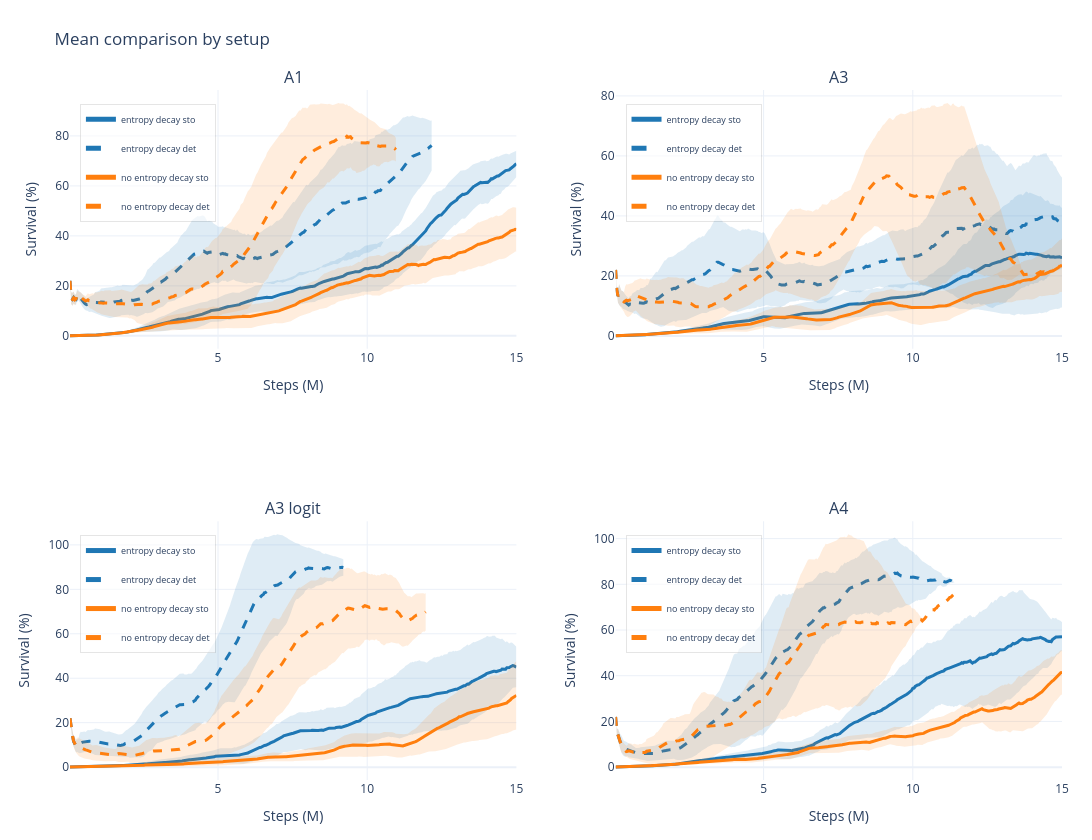

This figure's notebook cell:
### Code cell
# Generic averaged curves in subplots.
# Pass exact prefixes when a setup does not follow the same naming pattern.
mean_groups = {
    "A1": mean_curves_from_prefixes(
        "noval20_mlp_a1_entropy_decay",
        "noval20_mlp_a1_no_entropy_decay",
    ),
    "A3": mean_curves_from_prefixes(
        "noval20_mlp_a3_entropy_decay",
        "noval20_mlp_a3_no_entropy_decay",
    ),
    "A3 logit": mean_curves_from_prefixes(
        "noval20_mlp_a3_logit_decay",
        "noval20_mlp_a3_logit_no_entropy_decay",
    ),
    "A4": mean_curves_from_prefixes(
        "noval20_mlp_a4_entropy_decay",
        "noval20_mlp_a4_no_entropy_decay",
        seeds=(1, 2),
    ),
}

plot_run_mean_groups(
    mean_groups,
    split="test",
    smooth=50,
    title="Mean comparison by setup",
    ncols=2,
)

### Figure 1 — Plotly figure (JSON) as saved in the notebook; plotly's stock layout.template omitted (floating-point values rounded to 4 significant figures; data arrays with more than 128 entries replaced by an {"elided": "..."} marker saying what was removed)
{"data": [{"fill": "toself", "fillcolor": "rgba(31,119,180,0.14)", "hoverinfo": "skip", "legend": "legend", "legendgroup": "mean_subplot1:entropy decay sto", "line": {"color": "rgba(0,0,0,0)", "width": 0}, "mode": "lines", "name": "entropy decay sto std", "showlegend": false, "type": "scatter", "x": {"elided": "750 float values"}, "xaxis": "x", "y": {"elided": "750 float values"}, "yaxis": "y"}, {"customdata": {"elided": "375 int values"}, "hovertemplate": "<b>entropy decay sto</b><br>metric: test/charts/episodic_survival<br>runs at step: %{customdata}<br>step: %{x:.2f}M<br>mean: %{y:.3f}<extra></extra>", "legend": "legend", "legendgroup": "mean_subplot1:entropy decay sto", "line": {"color": "#1f77b4", "dash": "solid", "width": 3}, "mode": "lines", "name": "entropy decay sto", "opacity": 1, "showlegend": true, "type": "scatter", "x": {"elided": "375 float values"}, "xaxis": "x", "y": {"elided": "375 float values"}, "yaxis": "y"}, {"fill": "toself", "fillcolor": "rgba(31,119,180,0.14)", "hoverinfo": "skip", "legend": "legend", "legendgroup": "mean_subplot1:entropy decay det", "line": {"color": "rgba(0,0,0,0)", "width": 0}, "mode": "lines", "name": "entropy decay det std", "showlegend": false, "type": "scatter", "x": {"elided": "608 float values"}, "xaxis": "x", "y": {"elided": "608 float values"}, "yaxis": "y"}, {"customdata": {"elided": "304 int values"}, "hovertemplate": "<b>entropy decay det</b><br>metric: test/charts/episodic_survival<br>runs at step: %{customdata}<br>step: %{x:.2f}M<br>mean: %{y:.3f}<extra></extra>", "legend": "legend", "legendgroup": "mean_subplot1:entropy decay det", "line": {"color": "#1f77b4", "dash": "dash", "width": 3}, "mode": "lines", "name": "entropy decay det", "opacity": 1, "showlegend": true, "type": "scatter", "x": {"elided": "304 float values"}, "xaxis": "x", "y": {"elided": "304 float values"}, "yaxis": "y"}, {"fill": "toself", "fillcolor": "rgba(255,127,14,0.14)", "hoverinfo": "skip", "legend": "legend", "legendgroup": "mean_subplot1:no entropy decay sto", "line": {"color": "rgba(0,0,0,0)", "width": 0}, "mode": "lines", "name": "no entropy decay sto std", "showlegend": false, "type": "scatter", "x": {"elided": "750 float values"}, "xaxis": "x", "y": {"elided": "750 float values"}, "yaxis": "y"}, {"customdata": {"elided": "375 int values"}, "hovertemplate": "<b>no entropy decay sto</b><br>metric: test/charts/episodic_survival<br>runs at step: %{customdata}<br>step: %{x:.2f}M<br>mean: %{y:.3f}<extra></extra>", "legend": "legend", "legendgroup": "mean_subplot1:no entropy decay sto", "line": {"color": "#ff7f0e", "dash": "solid", "width": 3}, "mode": "lines", "name": "no entropy decay sto", "opacity": 1, "showlegend": true, "type": "scatter", "x": {"elided": "375 float values"}, "xaxis": "x", "y": {"elided": "375 float values"}, "yaxis": "y"}, {"fill": "toself", "fillcolor": "rgba(255,127,14,0.14)", "hoverinfo": "skip", "legend": "legend", "legendgroup": "mean_subplot1:no entropy decay det", "line": {"color": "rgba(0,0,0,0)", "width": 0}, "mode": "lines", "name": "no entropy decay det std", "showlegend": false, "type": "scatter", "x": {"elided": "548 float values"}, "xaxis": "x", "y": {"elided": "548 float values"}, "yaxis": "y"}, {"customdata": {"elided": "274 int values"}, "hovertemplate": "<b>no entropy decay det</b><br>metric: test/charts/episodic_survival<br>runs at step: %{customdata}<br>step: %{x:.2f}M<br>mean: %{y:.3f}<extra></extra>", "legend": "legend", "legendgroup": "mean_subplot1:no entropy decay det", "line": {"color": "#ff7f0e", "dash": "dash", "width": 3}, "mode": "lines", "name": "no entropy decay det", "opacity": 1, "showlegend": true, "type": "scatter", "x": {"elided": "274 float values"}, "xaxis": "x", "y": {"elided": "274 float values"}, "yaxis": "y"}, {"fill": "toself", "fillcolor": "rgba(31,119,180,0.14)", "hoverinfo": "skip", "legend": "legend2", "legendgroup": "mean_subplot2:entropy decay sto", "line": {"color": "rgba(0,0,0,0)", "width": 0}, "mode": "lines", "name": "entropy decay sto std", "showlegend": false, "type": "scatter", "x": {"elided": "750 float values"}, "xaxis": "x2", "y": {"elided": "750 float values"}, "yaxis": "y2"}, {"customdata": {"elided": "375 int values"}, "hovertemplate": "<b>entropy decay sto</b><br>metric: test/charts/episodic_survival<br>runs at step: %{customdata}<br>step: %{x:.2f}M<br>mean: %{y:.3f}<extra></extra>", "legend": "legend2", "legendgroup": "mean_subplot2:entropy decay sto", "line": {"color": "#1f77b4", "dash": "solid", "width": 3}, "mode": "lines", "name": "entropy decay sto", "opacity": 1, "showlegend": true, "type": "scatter", "x": {"elided": "375 float values"}, "xaxis": "x2", "y": {"elided": "375 float values"}, "yaxis": "y2"}, {"fill": "toself", "fillcolor": "rgba(31,119,180,0.14)", "hoverinfo": "skip", "legend": "legend2", "legendgroup": "mean_subplot2:entropy decay det", "line": {"color": "rgba(0,0,0,0)", "width": 0}, "mode": "lines", "name": "entropy decay det std", "showlegend": false, "type": "scatter", "x": {"elided": "750 float values"}, "xaxis": "x2", "y": {"elided": "750 float values"}, "yaxis": "y2"}, {"customdata": {"elided": "375 int values"}, "hovertemplate": "<b>entropy decay det</b><br>metric: test/charts/episodic_survival<br>runs at step: %{customdata}<br>step: %{x:.2f}M<br>mean: %{y:.3f}<extra></extra>", "legend": "legend2", "legendgroup": "mean_subplot2:entropy decay det", "line": {"color": "#1f77b4", "dash": "dash", "width": 3}, "mode": "lines", "name": "entropy decay det", "opacity": 1, "showlegend": true, "type": "scatter", "x": {"elided": "375 float values"}, "xaxis": "x2", "y": {"elided": "375 float values"}, "yaxis": "y2"}, {"fill": "toself", "fillcolor": "rgba(255,127,14,0.14)", "hoverinfo": "skip", "legend": "legend2", "legendgroup": "mean_subplot2:no entropy decay sto", "line": {"color": "rgba(0,0,0,0)", "width": 0}, "mode": "lines", "name": "no entropy decay sto std", "showlegend": false, "type": "scatter", "x": {"elided": "750 float values"}, "xaxis": "x2", "y": {"elided": "750 float values"}, "yaxis": "y2"}, {"customdata": {"elided": "375 int values"}, "hovertemplate": "<b>no entropy decay sto</b><br>metric: test/charts/episodic_survival<br>runs at step: %{customdata}<br>step: %{x:.2f}M<br>mean: %{y:.3f}<extra></extra>", "legend": "legend2", "legendgroup": "mean_subplot2:no entropy decay sto", "line": {"color": "#ff7f0e", "dash": "solid", "width": 3}, "mode": "lines", "name": "no entropy decay sto", "opacity": 1, "showlegend": true, "type": "scatter", "x": {"elided": "375 float values"}, "xaxis": "x2", "y": {"elided": "375 float values"}, "yaxis": "y2"}, {"fill": "toself", "fillcolor": "rgba(255,127,14,0.14)", "hoverinfo": "skip", "legend": "legend2", "legendgroup": "mean_subplot2:no entropy decay det", "line": {"color": "rgba(0,0,0,0)", "width": 0}, "mode": "lines", "name": "no entropy decay det std", "showlegend": false, "type": "scatter", "x": {"elided": "734 float values"}, "xaxis": "x2", "y": {"elided": "734 float values"}, "yaxis": "y2"}, {"customdata": {"elided": "367 int values"}, "hovertemplate": "<b>no entropy decay det</b><br>metric: test/charts/episodic_survival<br>runs at step: %{customdata}<br>step: %{x:.2f}M<br>mean: %{y:.3f}<extra></extra>", "legend": "legend2", "legendgroup": "mean_subplot2:no entropy decay det", "line": {"color": "#ff7f0e", "dash": "dash", "width": 3}, "mode": "lines", "name": "no entropy decay det", "opacity": 1, "showlegend": true, "type": "scatter", "x": {"elided": "367 float values"}, "xaxis": "x2", "y": {"elided": "367 float values"}, "yaxis": "y2"}, {"fill": "toself", "fillcolor": "rgba(31,119,180,0.14)", "hoverinfo": "skip", "legend": "legend3", "legendgroup": "mean_subplot3:entropy decay sto", "line": {"color": "rgba(0,0,0,0)", "width": 0}, "mode": "lines", "name": "entropy decay sto std", "showlegend": false, "type": "scatter", "x": {"elided": "750 float values"}, "xaxis": "x3", "y": {"elided": "750 float values"}, "yaxis": "y3"}, {"customdata": {"elided": "375 int values"}, "hovertemplate": "<b>entropy decay sto</b><br>metric: test/charts/episodic_survival<br>runs at step: %{customdata}<br>step: %{x:.2f}M<br>mean: %{y:.3f}<extra></extra>", "legend": "legend3", "legendgroup": "mean_subplot3:entropy decay sto", "line": {"color": "#1f77b4", "dash": "solid", "width": 3}, "mode": "lines", "name": "entropy decay sto", "opacity": 1, "showlegend": true, "type": "scatter", "x": {"elided": "375 float values"}, "xaxis": "x3", "y": {"elided": "375 float values"}, "yaxis": "y3"}, {"fill": "toself", "fillcolor": "rgba(31,119,180,0.14)", "hoverinfo": "skip", "legend": "legend3", "legendgroup": "mean_subplot3:entropy decay det", "line": {"color": "rgba(0,0,0,0)", "width": 0}, "mode": "lines", "name": "entropy decay det std", "showlegend": false, "type": "scatter", "x": {"elided": "460 float values"}, "xaxis": "x3", "y": {"elided": "460 float values"}, "yaxis": "y3"}, {"customdata": {"elided": "230 int values"}, "hovertemplate": "<b>entropy decay det</b><br>metric: test/charts/episodic_survival<br>runs at step: %{customdata}<br>step: %{x:.2f}M<br>mean: %{y:.3f}<extra></extra>", "legend": "legend3", "legendgroup": "mean_subplot3:entropy decay det", "line": {"color": "#1f77b4", "dash": "dash", "width": 3}, "mode": "lines", "name": "entropy decay det", "opacity": 1, "showlegend": true, "type": "scatter", "x": {"elided": "230 float values"}, "xaxis": "x3", "y": {"elided": "230 float values"}, "yaxis": "y3"}, {"fill": "toself", "fillcolor": "rgba(255,127,14,0.14)", "hoverinfo": "skip", "legend": "legend3", "legendgroup": "mean_subplot3:no entropy decay sto", "line": {"color": "rgba(0,0,0,0)", "width": 0}, "mode": "lines", "name": "no entropy decay sto std", "showlegend": false, "type": "scatter", "x": {"elided": "750 float values"}, "xaxis": "x3", "y": {"elided": "750 float values"}, "yaxis": "y3"}, {"customdata": {"elided": "375 int values"}, "hovertemplate": "<b>no entropy decay sto</b><br>metric: test/charts/episodic_survival<br>runs at step: %{customdata}<br>step: %{x:.2f}M<br>mean: %{y:.3f}<extra></extra>", "legend": "legend3", "legendgroup": "mean_subplot3:no entropy decay sto", "line": {"color": "#ff7f0e", "dash": "solid", "width": 3}, "mode": "lines", "name": "no entropy decay sto", "opacity": 1, "showlegend": true, "type": "scatter", "x": {"elided": "375 float values"}, "xaxis": "x3", "y": {"elided": "375 float values"}, "yaxis": "y3"}, {"fill": "toself", "fillcolor": "rgba(255,127,14,0.14)", "hoverinfo": "skip", "legend": "legend3", "legendgroup": "mean_subplot3:no entropy decay det", "line": {"color": "rgba(0,0,0,0)", "width": 0}, "mode": "lines", "name": "no entropy decay det std", "showlegend": false, "type": "scatter", "x": {"elided": "598 float values"}, "xaxis": "x3", "y": {"elided": "598 float values"}, "yaxis": "y3"}, {"customdata": {"elided": "299 int values"}, "hovertemplate": "<b>no entropy decay det</b><br>metric: test/charts/episodic_survival<br>runs at step: %{customdata}<br>step: %{x:.2f}M<br>mean: %{y:.3f}<extra></extra>", "legend": "legend3", "legendgroup": "mean_subplot3:no entropy decay det", "line": {"color": "#ff7f0e", "dash": "dash", "width": 3}, "mode": "lines", "name": "no entropy decay det", "opacity": 1, "showlegend": true, "type": "scatter", "x": {"elided": "299 float values"}, "xaxis": "x3", "y": {"elided": "299 float values"}, "yaxis": "y3"}, {"fill": "toself", "fillcolor": "rgba(31,119,180,0.14)", "hoverinfo": "skip", "legend": "legend4", "legendgroup": "mean_subplot4:entropy decay sto", "line": {"color": "rgba(0,0,0,0)", "width": 0}, "mode": "lines", "name": "entropy decay sto std", "showlegend": false, "type": "scatter", "x": {"elided": "750 float values"}, "xaxis": "x4", "y": {"elided": "750 float values"}, "yaxis": "y4"}, {"customdata": {"elided": "375 int values"}, "hovertemplate": "<b>entropy decay sto</b><br>metric: test/charts/episodic_survival<br>runs at step: %{customdata}<br>step: %{x:.2f}M<br>mean: %{y:.3f}<extra></extra>", "legend": "legend4", "legendgroup": "mean_subplot4:entropy decay sto", "line": {"color": "#1f77b4", "dash": "solid", "width": 3}, "mode": "lines", "name": "entropy decay sto", "opacity": 1, "showlegend": true, "type": "scatter", "x": {"elided": "375 float values"}, "xaxis": "x4", "y": {"elided": "375 float values"}, "yaxis": "y4"}, {"fill": "toself", "fillcolor": "rgba(31,119,180,0.14)", "hoverinfo": "skip", "legend": "legend4", "legendgroup": "mean_subplot4:entropy decay det", "line": {"color": "rgba(0,0,0,0)", "width": 0}, "mode": "lines", "name": "entropy decay det std", "showlegend": false, "type": "scatter", "x": {"elided": "570 float values"}, "xaxis": "x4", "y": {"elided": "570 float values"}, "yaxis": "y4"}, {"customdata": {"elided": "285 int values"}, "hovertemplate": "<b>entropy decay det</b><br>metric: test/charts/episodic_survival<br>runs at step: %{customdata}<br>step: %{x:.2f}M<br>mean: %{y:.3f}<extra></extra>", "legend": "legend4", "legendgroup": "mean_subplot4:entropy decay det", "line": {"color": "#1f77b4", "dash": "dash", "width": 3}, "mode": "lines", "name": "entropy decay det", "opacity": 1, "showlegend": true, "type": "scatter", "x": {"elided": "285 float values"}, "xaxis": "x4", "y": {"elided": "285 float values"}, "yaxis": "y4"}, {"fill": "toself", "fillcolor": "rgba(255,127,14,0.14)", "hoverinfo": "skip", "legend": "legend4", "legendgroup": "mean_subplot4:no entropy decay sto", "line": {"color": "rgba(0,0,0,0)", "width": 0}, "mode": "lines", "name": "no entropy decay sto std", "showlegend": false, "type": "scatter", "x": {"elided": "750 float values"}, "xaxis": "x4", "y": {"elided": "750 float values"}, "yaxis": "y4"}, {"customdata": {"elided": "375 int values"}, "hovertemplate": "<b>no entropy decay sto</b><br>metric: test/charts/episodic_survival<br>runs at step: %{customdata}<br>step: %{x:.2f}M<br>mean: %{y:.3f}<extra></extra>", "legend": "legend4", "legendgroup": "mean_subplot4:no entropy decay sto", "line": {"color": "#ff7f0e", "dash": "solid", "width": 3}, "mode": "lines", "name": "no entropy decay sto", "opacity": 1, "showlegend": true, "type": "scatter", "x": {"elided": "375 float values"}, "xaxis": "x4", "y": {"elided": "375 float values"}, "yaxis": "y4"}, {"fill": "toself", "fillcolor": "rgba(255,127,14,0.14)", "hoverinfo": "skip", "legend": "legend4", "legendgroup": "mean_subplot4:no entropy decay det", "line": {"color": "rgba(0,0,0,0)", "width": 0}, "mode": "lines", "name": "no entropy decay det std", "showlegend": false, "type": "scatter", "x": {"elided": "572 float values"}, "xaxis": "x4", "y": {"elided": "572 float values"}, "yaxis": "y4"}, {"customdata": {"elided": "286 int values"}, "hovertemplate": "<b>no entropy decay det</b><br>metric: test/charts/episodic_survival<br>runs at step: %{customdata}<br>step: %{x:.2f}M<br>mean: %{y:.3f}<extra></extra>", "legend": "legend4", "legendgroup": "mean_subplot4:no entropy decay det", "line": {"color": "#ff7f0e", "dash": "dash", "width": 3}, "mode": "lines", "name": "no entropy decay det", "opacity": 1, "showlegend": true, "type": "scatter", "x": {"elided": "286 float values"}, "xaxis": "x4", "y": {"elided": "286 float values"}, "yaxis": "y4"}], "layout": {"annotations": [{"font": {"size": 16}, "showarrow": false, "text": "A1", "x": 0.225, "xanchor": "center", "xref": "paper", "y": 1, "yanchor": "bottom", "yref": "paper"}, {"font": {"size": 16}, "showarrow": false, "text": "A3", "x": 0.775, "xanchor": "center", "xref": "paper", "y": 1, "yanchor": "bottom", "yref": "paper"}, {"font": {"size": 16}, "showarrow": false, "text": "A3 logit", "x": 0.225, "xanchor": "center", "xref": "paper", "y": 0.375, "yanchor": "bottom", "yref": "paper"}, {"font": {"size": 16}, "showarrow": false, "text": "A4", "x": 0.775, "xanchor": "center", "xref": "paper", "y": 0.375, "yanchor": "bottom", "yref": "paper"}], "height": 840, "hovermode": "x unified", "legend": {"bgcolor": "rgba(255,255,255,0.62)", "bordercolor": "rgba(0,0,0,0.10)", "borderwidth": 1, "font": {"size": 9}, "itemsizing": "constant", "orientation": "v", "x": 0.01, "xanchor": "left", "y": 0.98, "yanchor": "top"}, "legend2": {"bgcolor": "rgba(255,255,255,0.62)", "bordercolor": "rgba(0,0,0,0.10)", "borderwidth": 1, "font": {"size": 9}, "itemsizing": "constant", "orientation": "v", "x": 0.56, "xanchor": "left", "y": 0.98, "yanchor": "top"}, "legend3": {"bgcolor": "rgba(255,255,255,0.62)", "bordercolor": "rgba(0,0,0,0.10)", "borderwidth": 1, "font": {"size": 9}, "itemsizing": "constant", "orientation": "v", "x": 0.01, "xanchor": "left", "y": 0.355, "yanchor": "top"}, "legend4": {"bgcolor": "rgba(255,255,255,0.62)", "bordercolor": "rgba(0,0,0,0.10)", "borderwidth": 1, "font": {"size": 9}, "itemsizing": "constant", "orientation": "v", "x": 0.56, "xanchor": "left", "y": 0.355, "yanchor": "top"}, "margin": {"b": 60, "l": 70, "r": 30, "t": 90}, "showlegend": true, "title": {"text": "Mean comparison by setup"}, "width": 1500, "xaxis": {"anchor": "y", "domain": [0, 0.45], "title": {"text": "Steps (M)"}}, "xaxis2": {"anchor": "y2", "domain": [0.55, 1], "title": {"text": "Steps (M)"}}, "xaxis3": {"anchor": "y3", "domain": [0, 0.45], "title": {"text": "Steps (M)"}}, "xaxis4": {"anchor": "y4", "domain": [0.55, 1], "title": {"text": "Steps (M)"}}, "yaxis": {"anchor": "x", "domain": [0.625, 1], "title": {"text": "Survival (%)"}}, "yaxis2": {"anchor": "x2", "domain": [0.625, 1], "title": {"text": "Survival (%)"}}, "yaxis3": {"anchor": "x3", "domain": [0, 0.375], "title": {"text": "Survival (%)"}}, "yaxis4": {"anchor": "x4", "domain": [0, 0.375], "title": {"text": "Survival (%)"}}}}
